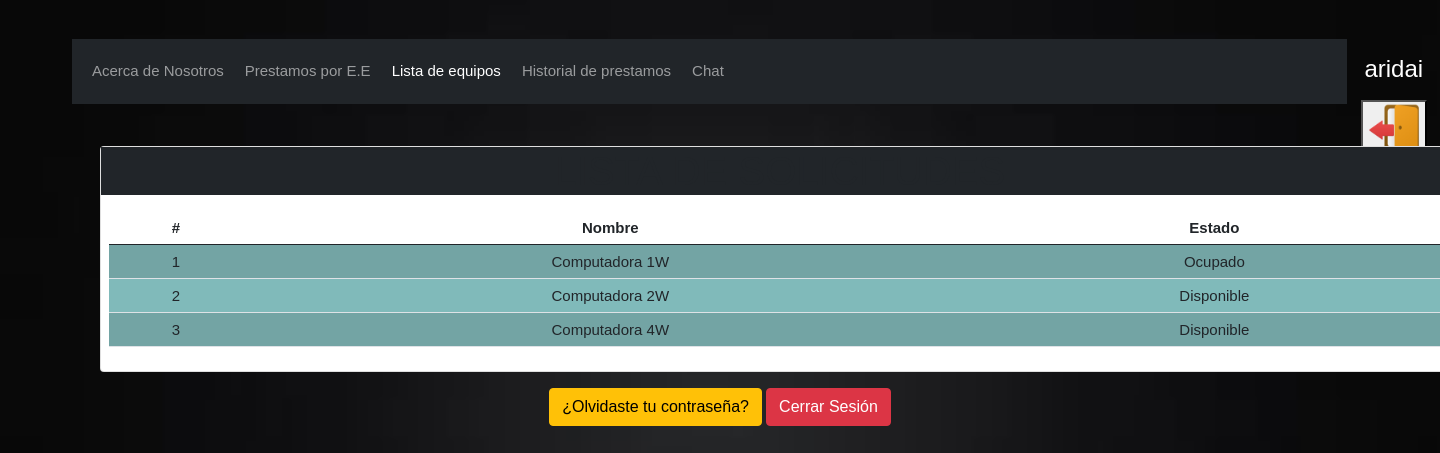
The page /ProyectoTW/profesor/equipos/equipos.php (signed in) on the database its author committed.
### tables this page shows
CREATE TABLE `computadora` (
  `id` int(11) NOT NULL,
  `ip` varchar(50) NOT NULL,
  `nombre` varchar(100) NOT NULL,
  `estado` varchar(50) NOT NULL
);

### ProyectoTW/profesor/equipos/equipos.php (the view, shortened to what this page needs)
<?php
    include_once "conexion.php";
    $sentencia = $bd -> query("select * from computadora");
    $solicitud= $sentencia->fetchAll(PDO::FETCH_OBJ);
?>
<!DOCTYPE html>
<html lang="en">
<head>
    <link href="https://cdn.jsdelivr.net/npm/bootstrap@5.0.2/dist/css/bootstrap.min.css" rel="stylesheet">
    <link rel="stylesheet" href="../css/estilos.css">
</head>
<body>
    <div class="usuario">
        <?php
        $usuario = $_SESSION['username'];
        echo "<p><h4>$usuario</h4></p>";
        ?>
        <figure>
            <button type="button" onclick="document.location='logout.php'"> <img src="../img/logout.png" height="50px" width="50px"> </button>
            <figcaption>Cerrar Sesión</figcaption>
        </figure>
    </div>
    <div class="container" role="main">
        <div class="c1">
            <div class="menu">
                <nav class="navbar navbar-expand-lg navbar-dark bg-dark">
                    <div class="container-fluid">
                        <div class="collapse navbar-collapse" id="navbarNav">
                            <ul class="navbar-nav">
                            <li class="nav-item">
                                    <a class="nav-link" href="../../login/welcome3.php">Acerca de Nosotros</a>
                                </li>
                                <li class="nav-item">
                                    <a class="nav-link" href="../prestamosEE/prestamos.php?materia=todas">Prestamos por E.E</a>
                                </li>
                                <li class="nav-item">
                                    <a class="nav-link active" aria-current="page" href="#">Lista de equipos</a>
                                </li>
                                <li class="nav-item">
                                    <a class="nav-link" href="prestamosA.php?dia=todos">Historial de prestamos</a>
                                </li>
                                <li class="nav-item">
                                    <a class="nav-link" href="../chat/paginaChat">Chat</a>
                                </li>
                            </ul>
                        </div>
                    </div>
                </nav>
            </div>
        </div>
<div class="card-body">
    <div class="row justify-content-left">
        <div class="col-md-7">
            <div class="card" style="width: 85rem;">
            <h1 class="p-6 bg-dark" >LISTA DE SOLICITUDES</h1>
                <div class="p-2">
                    <table class="table lign-self-* ">
                        <thead>
                            <tr>
                                <th scope="col">#</th>
                                <th scope="col">Nombre</th>
                                <th scope="col">Estado</th>
                            </tr>
                        </thead>
                        <tbody>
                            <?php
                                foreach($solicitud as $dato){
                            ?>
                            <tr>
                                <td scope="row"><?php echo $dato->id; ?></td>
                                <td><?php echo $dato->nombre; ?></td>
                                <td><?php echo $dato->estado; ?></td>
                                </tr>
                                <?php
                                    }
                                ?>
                        </tbody>
                    </table>
                </div>
            </div>
        </div>
    </div>
</div>
        <p>
            <a href="reset-password.php" class="btn btn-warning">¿Olvidaste tu contraseña?</a>
            <a href="logout.php" class="btn btn-danger ml-3">Cerrar Sesión</a>
        </p>
    </div>
</body>
</html>

### ProyectoTW/profesor/css/estilos.css (style rules this page uses)
.c1 { font-family: Helvetica; color: white; padding: 10px; width: 100%; margin-top: 3%; margin-right: auto; margin-left: auto; }
@media (min-width: 500px) { .c1 { padding: 40px; } }
@media (min-width: 800px) { .c1 { padding: 0px; } }
.usuario { margin-top: none; margin-bottom: none; float: right; position: right; color: white; }
.menu { margin-bottom: 2%; text-align: center; }
body { background-image: url("../img/background.jpg"); background-position: center center; background-repeat: no-repeat; background-attachment: fixed; background-size: cover; text-align: center; font: 15px sans-serif; }
h1 { padding-bottom: -10; }
.menu a { padding: 15px; line-height: normal; text-decoration: none; color: white; transition: all 0.3s ease; border-bottom: 2px solid transparent; font-size: 15px; margin-right: 5px; }
button { text-align: center; }
tbody tr:nth-child(odd) { background-color: #3d8181b8; text-align: center; }
tbody tr:nth-child(even) { background-color: #4fa0a0b8; }

### rows shown on the page
computadora: id "1", nombre "Computadora 1W", estado "Ocupado"
computadora: id "2", nombre "Computadora 2W", estado "Disponible"
computadora: id "3", nombre "Computadora 4W", estado "Disponible"

### other values the page prints
$usuario "aridai"
